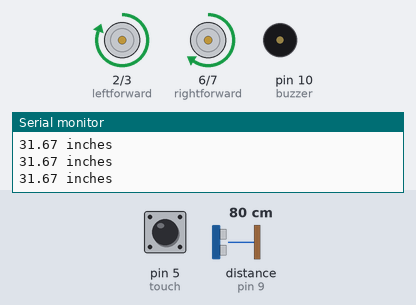
Bench run of a sketch on a simulated Arduino Uno, built with avr-gcc and run on an emulated ATmega328P. On the bench: motor-driver pin pairs drawn as motors (green arrow = first pin HIGH = forward, orange = second pin HIGH = backward, longer = more drive), buzzer (waves = sounding), the last lines printed to the serial monitor. Wiring (inferred from the names in the program): ultrasonic range finder: trigger pin 8; echo pin 9. The inputs (shaded band) are chosen by the test bench; at power-on: distance to the obstacle (sensor on pin 9) 80 cm, pin 5 (touch) HIGH. The echo pulse lasts 58.3 µs per cm.

Above: at 2.2 s.
2.3 s: distance to the obstacle (sensor on pin 9) set to 32 cm
3.8 s: distance to the obstacle (sensor on pin 9) set to 26 cm
At 5.6 s:
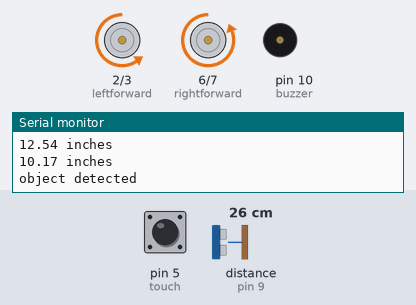
At 6.6 s:
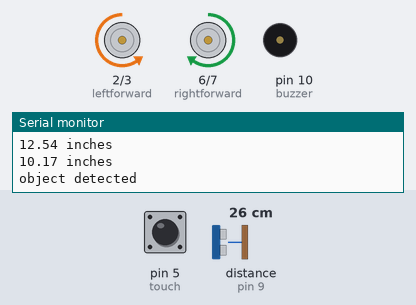
6.8 s: distance to the obstacle (sensor on pin 9) set to 299 cm
At 7.7 s:
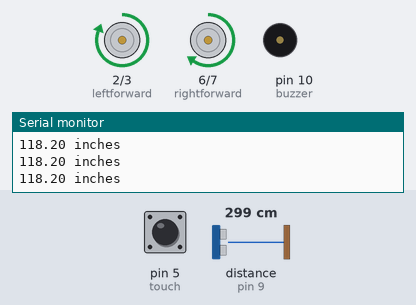
Timing chart, 0 to 9.8 s (numbered marks = the images above; inputs shaded):
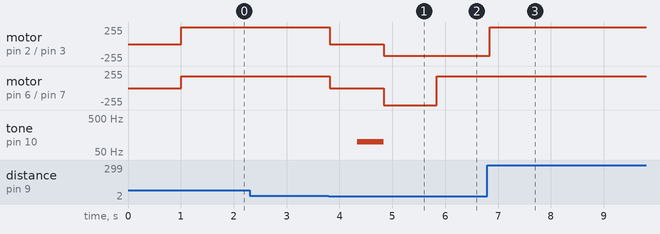

The sketch:

triC_button_motor_sonar.ino
```cpp
//Parker Davis
//3-8-16
/*  OBJECTIVE:
 *   The robot will run once the button is pressed
 *  run until object is detected 10-12 inches away
 *  robot will beep once object is detected
 *  robot will turn and continue
 */
int echo = 9;             //orange wire on echo sonar, port 9
int trig = 8;             //brown wire on trig sonar, port 8
int touch = 5;            //green wire on touchsensor, port4
int leftforward = 2;      //yellow wire in in1. port 2
int leftbackward = 3;     //blue wire in in2. port 6
int rightforward = 6;     //purple wire in in3. port 3
int rightbackward = 7;    //green wire in in4. port 7
float distance = 0;       //distance away from object
float duration = 0;       //time takes to recieve echo
int buzzer = 10;          //brown wire on buzzer, port 10

void setup() {
  pinMode(leftforward, OUTPUT);     //sets pin 2 (leftforward).
  pinMode(leftbackward, OUTPUT);    //sets pin 6 (leftbackward).
  pinMode(rightforward, OUTPUT);    //sets pin 3 (rightforward).
  pinMode(rightbackward, OUTPUT);   //sets pin 7 (rightbackward).
  pinMode(touch, INPUT);            //sets pin 5 input, yellow button.
  pinMode(trig, OUTPUT);            //sets pin 8 as an output
  pinMode(echo, INPUT);             //sets pin 9 as an input
  pinMode(buzzer, OUTPUT);          //sets pin 10 as an output
  Serial.begin(9600);
  //doesnt run until button is pressed
  do {} while (digitalRead(touch) == 0); //user time to get out of arena
  delay(1000);  //1 second before motors move
}

void loop() {
  sonar();                   //reads distance in front of robot
  Serial.print(distance);
  Serial.println(" inches"); //prints distance
  if (distance <= 11)        //checks distance
  {
    motorstop();             //object detected
    Serial.println("object detected\n");
    delay(500);
    tone(buzzer, 100);  //plays tone
    delay(500);
    noTone(buzzer);      //stops buzzer
    motorback();         //robot moves backwards
    motorleft();         //turns robot left
  }
  motorforward();        //robot forward
}

void motorstop() {
  //all motors stop
  analogWrite(leftbackward, 0); //leftbackward to lowest speed.
  analogWrite(rightbackward, 0); //rightbackward to lowest speed.
  analogWrite(leftforward, 0); //leftforward to lowest speed.
  analogWrite(rightforward, 0); //rightforward to lowest speed.
}

void motorforward() {
  //motors forwards
  analogWrite(leftbackward, 0); //leftbackward to lowest speed.
  analogWrite(rightbackward, 0); //rightbackward to lowest speed.
  analogWrite(leftforward, 175); //leftforward to highest speed.
  analogWrite(rightforward, 175); //rightforward to highest speed.
}

void motorleft() {
  //motors forwards
  analogWrite(leftbackward, 175); //leftbackward to highest speed.
  analogWrite(rightbackward, 0); //rightbackward to lowest speed.
  analogWrite(leftforward, 0); //leftforward to lowest speed.
  analogWrite(rightforward, 175); //rightforward to highest speed.
  delay (1000);//time is dependent on battery and accuracy
}

void motorback()
{
  analogWrite(leftbackward, 175);//leftbackward to highest speed.
  analogWrite(rightbackward, 175);//rightbackward to highest speed.
  analogWrite(leftforward, 0);//leftforward to lowest speed.
  analogWrite(rightforward, 0);//rightforward to lowest speed.
  delay (1000);
}

void sonar () {
  //sends and receives the ping then converts it it to cm
  delayMicroseconds(2);

  digitalWrite(trig, LOW); //turns trigger off
  delayMicroseconds(2);

  digitalWrite(trig, HIGH); //sends soundwave
  delayMicroseconds(10);

  digitalWrite(trig, LOW); //turns trigger off. soundwave Off

  duration = pulseIn(echo, HIGH); //how long it takes to get echo
  distance = duration / 58; //distance convertered CM
  distance = distance / 2.54; //distance converted to INCH
}
```

Measured:
- the behaviour switches between 29 and 28 cm on distance to the obstacle (sensor on pin 9) (found by bisection; images 0 and 1)
- after the input at 3.8 s, motor on pin 2 (leftforward) / pin 3 (leftbackward): forward 255/255 → stopped at once, → backward 175/255 1.0 s later; motor on pin 6 (rightforward) / pin 7 (rightbackward): forward 175/255 → stopped at once, → backward 255/255 1.0 s later, → forward 175/255 1.0 s later
- after the input at 6.8 s, motor on pin 6 (rightforward) / pin 7 (rightbackward): stops changing and stays forward 175/255; tone on pin 10 (buzzer): stops changing and stays silent
